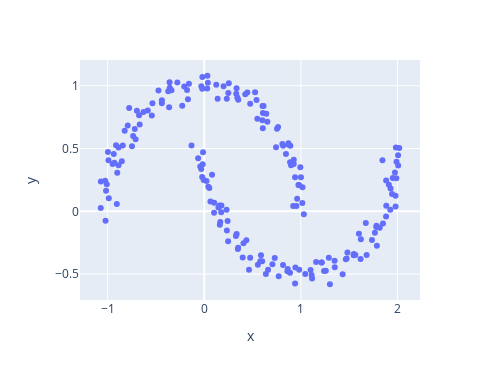

The code cell stored with this chart in its notebook:
### Code cell
import plotly.express as px
fig=px.scatter(x=X[:,0], y=X[:,1])
fig.update_layout(width=500, height=380)
fig.show()

### Figure 1 — Plotly figure (JSON) as saved in the notebook; plotly's stock layout.template omitted (floating-point values rounded to 4 significant figures; data arrays with more than 128 entries replaced by an {"elided": "..."} marker saying what was removed)
{"data": [{"hovertemplate": "x=%{x}<br>y=%{y}<extra></extra>", "legendgroup": "", "marker": {"color": "#636efa", "symbol": "circle"}, "mode": "markers", "name": "", "orientation": "v", "showlegend": false, "type": "scatter", "x": {"elided": "200 float values"}, "xaxis": "x", "y": {"elided": "200 float values"}, "yaxis": "y"}], "layout": {"height": 380, "legend": {"tracegroupgap": 0}, "margin": {"t": 60}, "width": 500, "xaxis": {"anchor": "y", "domain": [0, 1], "title": {"text": "x"}}, "yaxis": {"anchor": "x", "domain": [0, 1], "title": {"text": "y"}}}}
